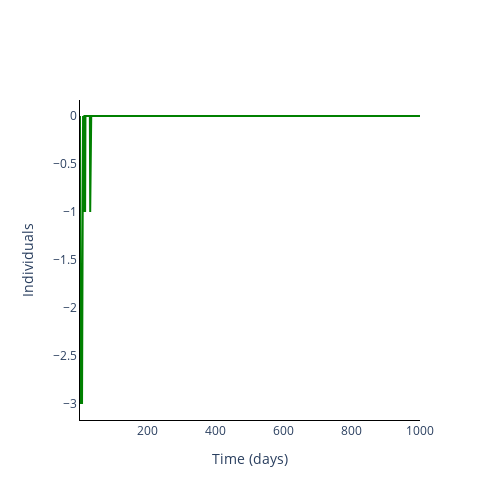

Notebook cell for this chart:
### Markdown cell above
### Plot incidence of infection

### Code cell
fig = go.Figure()

incidence = np.zeros((num_experiments, len(times)))
incidence[:, 1:] = output_algorithm[:, 1:, 1] - output_algorithm[:, :-1, 1]

for _ in range(num_experiments):
    fig.add_trace(
        go.Scatter(
            y=incidence[_, :].tolist(),
            x=times,
            mode='lines',
            name=trace_name[s],
            line_color=colours[s],
            showlegend=False,
        ),
)

# Add axis labels
fig.update_layout(
    width=500, 
    height=500,
    plot_bgcolor='white',
    xaxis=dict(
        linecolor='black',
        title = 'Time (days)'
        ),
    yaxis=dict(
        linecolor='black',
        title = 'Individuals'),
    #legend=dict(
    #    orientation="h",
    #    yanchor="bottom",
    #    y=1.02,
    #    xanchor="right",
    #    x=1
    #)
    )

fig.write_image('images/Incidence-HPV.pdf')
fig.show()

### Figure 1 — Plotly figure (JSON) as saved in the notebook; plotly's stock layout.template omitted (floating-point values rounded to 4 significant figures; data arrays with more than 128 entries replaced by an {"elided": "..."} marker saying what was removed)
{"data": [{"line": {"color": "green"}, "mode": "lines", "name": "R", "showlegend": false, "type": "scatter", "x": {"elided": "1000 int values"}, "y": {"elided": "1000 int values"}}], "layout": {"height": 500, "plot_bgcolor": "white", "width": 500, "xaxis": {"linecolor": "black", "title": {"text": "Time (days)"}}, "yaxis": {"linecolor": "black", "title": {"text": "Individuals"}}}}
